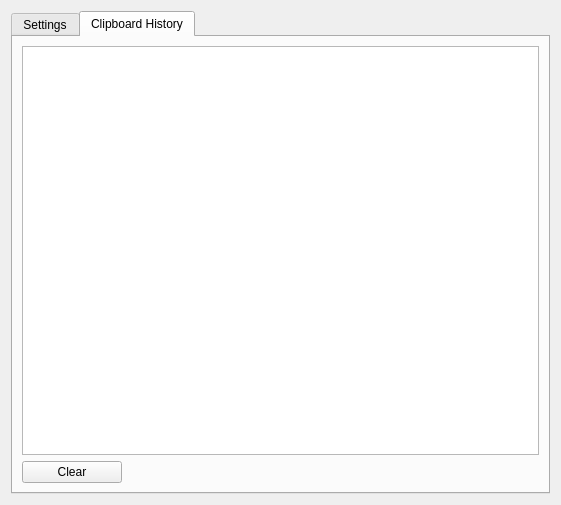
<?xml version="1.0" encoding="UTF-8"?>
<ui version="4.0">
 <class>Clipper</class>
 <widget class="QWidget" name="Clipper">
  <property name="geometry">
   <rect>
    <x>0</x>
    <y>0</y>
    <width>561</width>
    <height>505</height>
   </rect>
  </property>
  <property name="windowTitle">
   <string>Clipper</string>
  </property>
  <property name="windowIcon">
   <iconset resource="Clipper.qrc">
    <normaloff>:/clipper.ico</normaloff>:/clipper.ico</iconset>
  </property>
  <layout class="QVBoxLayout" name="verticalLayout">
   <item>
    <widget class="QTabWidget" name="tabWidget">
     <property name="currentIndex">
      <number>1</number>
     </property>
     <widget class="QWidget" name="settingsTab">
      <attribute name="title">
       <string>Settings</string>
      </attribute>
      <widget class="QGroupBox" name="groupBox">
       <property name="geometry">
        <rect>
         <x>10</x>
         <y>10</y>
         <width>221</width>
         <height>100</height>
        </rect>
       </property>
       <property name="title">
        <string>Hotkeys</string>
       </property>
       <layout class="QFormLayout" name="formLayout">
        <item row="0" column="0">
         <widget class="QLabel" name="label">
          <property name="text">
           <string>Shorten link:</string>
          </property>
         </widget>
        </item>
        <item row="0" column="1">
         <widget class="QPushButton" name="shortenLinkButton">
          <property name="text">
           <string/>
          </property>
         </widget>
        </item>
        <item row="1" column="0">
         <widget class="QLabel" name="label_2">
          <property name="text">
           <string>Publish paste:</string>
          </property>
         </widget>
        </item>
        <item row="1" column="1">
         <widget class="QPushButton" name="publishPasteButton">
          <property name="text">
           <string/>
          </property>
         </widget>
        </item>
       </layout>
      </widget>
      <widget class="QPushButton" name="saveButton">
       <property name="geometry">
        <rect>
         <x>10</x>
         <y>420</y>
         <width>89</width>
         <height>29</height>
        </rect>
       </property>
       <property name="text">
        <string>Save</string>
       </property>
      </widget>
     </widget>
     <widget class="QWidget" name="historyTab">
      <attribute name="title">
       <string>Clipboard History</string>
      </attribute>
      <layout class="QVBoxLayout" name="verticalLayout_2">
       <item>
        <widget class="QListWidget" name="listWidget"/>
       </item>
       <item>
        <widget class="QPushButton" name="clearButton">
         <property name="maximumSize">
          <size>
           <width>100</width>
           <height>16777215</height>
          </size>
         </property>
         <property name="text">
          <string>Clear</string>
         </property>
        </widget>
       </item>
      </layout>
     </widget>
    </widget>
   </item>
  </layout>
 </widget>
 <resources>
  <include location="Clipper.qrc"/>
 </resources>
 <connections/>
</ui>
